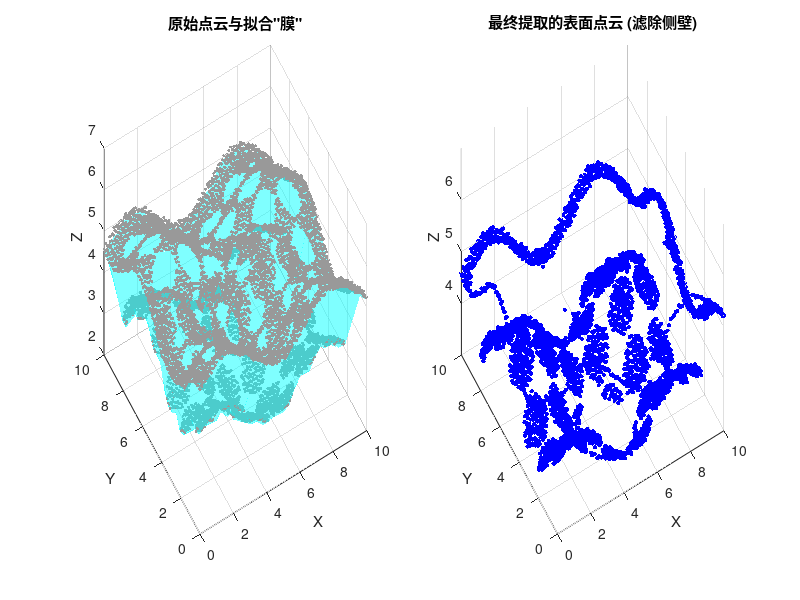

Recreate this plot in MATLAB.
function membrane_fitting_algorithm()
    %% 1. 生成模拟的“蜂窝材料”点云数据 (带有曲面、孔洞和侧壁)
    disp('正在生成模拟点云数据...');
    [X, Y] = meshgrid(0:0.1:10, 0:0.1:10);
    Z = sin(X)*0.5 + cos(Y)*0.5 + 5; % 基础曲面
    
    % 挖去孔洞，模拟蜂窝结构
    mask = false(size(X));
    for cx = 1:1.5:9
        for cy = 1:1.5:9
            dist = (X - cx).^2 + (Y - cy).^2;
            mask(dist < 0.4) = true; % 孔洞半径
        end
    end
    
    % 分离表面点和侧壁点
    X_surf = X(~mask); Y_surf = Y(~mask); Z_surf = Z(~mask);
    X_wall = X(mask);  Y_wall = Y(mask);  Z_wall = Z(mask) - 1.5; % 侧壁点Z值较低
    
    ptCloud = [X_surf(:), Y_surf(:), Z_surf(:); X_wall(:), Y_wall(:), Z_wall(:)];
    % 加入随机噪声
    ptCloud(:,3) = ptCloud(:,3) + randn(size(ptCloud(:,3))) * 0.03; 
    max_z_data = max(ptCloud(:,3));

    %% 2. 初始化“种子” (对应流程图：初始化“种子”)
    disp('初始化种子网格...');
    grid_res = 0.4; % 种子的数据密度，可自主设定
    x_edges = min(ptCloud(:,1)) : grid_res : max(ptCloud(:,1));
    y_edges = min(ptCloud(:,2)) : grid_res : max(ptCloud(:,2));
    [X_grid, Y_grid] = meshgrid(x_edges, y_edges);
    [Ny, Nx] = size(X_grid);
    
    % 初始化在点云面轮廓的下方
    Z_grid = ones(Ny, Nx) * (min(ptCloud(:,3)) - 0.5); 
    step_size = 0.1; % 步长选为0.1

    %% 3. 数据预处理：将点云分配到网格单元中，极大提升计算速度
    % 模拟流程图中的“某种子与周围四个构成的面”
    dx = grid_res; dy = grid_res;
    cell_data = cell(Ny-1, Nx-1);
    for c_i = 1:Nx-1
        for c_j = 1:Ny-1
            x_min = X_grid(1, c_i); x_max = X_grid(1, c_i+1);
            y_min = Y_grid(c_j, 1); y_max = Y_grid(c_j+1, 1);
            
            % 找到落入该网格单元的点
            idx = ptCloud(:,1) >= x_min & ptCloud(:,1) <= x_max & ...
                  ptCloud(:,2) >= y_min & ptCloud(:,2) <= y_max;
            pts = ptCloud(idx, :);
            
            if ~isempty(pts)
                % 计算局部归一化坐标 u, v (用于双线性插值表示膜的面Z)
                u = (pts(:,1) - x_min) / dx;
                v = (pts(:,2) - y_min) / dy;
                cell_data{c_j, c_i} = [pts(:,1), pts(:,2), pts(:,3), u, v];
            end
        end
    end

    %% 4. 迭代更新 (核心算法流程)
    disp('开始迭代更新种子...');
    active_seeds = true(Ny, Nx); % 需要更新的“种子”
    iter = 0;
    
    % 对应流程图：所有种子的更新度均为0 时退出循环
    while any(active_seeds(:))
        iter = iter + 1;
        
        for i = 1:Nx
            for j = 1:Ny
                if ~active_seeds(j,i)
                    continue; 
                end
                
                % 对应流程图：某“种子”Z坐标以0.1步长增长
                Z_grid(j,i) = Z_grid(j,i) + step_size;
                
                % 安全限制：防止大孔洞中心无限生长
                if Z_grid(j,i) > max_z_data + 0.5
                    Z_grid(j,i) = Z_grid(j,i) - step_size;
                    active_seeds(j,i) = false;
                    continue;
                end
                
                collision = false;
                
                % 对应流程图：判断 数据点Z > 膜面Z 
                % 检查该种子周围的4个网格单元（即相关的三角形/面）
                for c_i = max(1, i-1) : min(Nx-1, i)
                    for c_j = max(1, j-1) : min(Ny-1, j)
                        data = cell_data{c_j, c_i};
                        if isempty(data), continue; end
                        
                        z_data = data(:,3);
                        u = data(:,4); 
                        v = data(:,5);
                        
                        % 提取当前4个顶点的Z值
                        z00 = Z_grid(c_j, c_i);
                        z10 = Z_grid(c_j, c_i+1);
                        z01 = Z_grid(c_j+1, c_i);
                        z11 = Z_grid(c_j+1, c_i+1);
                        
                        % 计算膜在数据点(x,y)处的Z值 (双线性面拟合)
                        z_mem = (1-u).*(1-v).*z00 + u.*(1-v).*z10 + (1-u).*v.*z01 + u.*v.*z11;
                        
                        % 如果膜长得比数据点还高了（发生碰撞穿透）
                        if any(z_mem > z_data)
                            collision = true;
                            break;
                        end
                    end
                    if collision, break; end
                end
                
                % 对应流程图的分支处理
                if collision
                    % N, 退0.1，该种子完成更新
                    Z_grid(j,i) = Z_grid(j,i) - step_size;
                    active_seeds(j,i) = false;
                else
                    % Y，该种子这轮更新成功，等待下一轮继续
                end
            end
        end
    end
    disp(['迭代完成！共进行了 ', num2str(iter), ' 次全局迭代。']);

    %% 5. 提取面型点云 (把“膜”附近的有用点云数据保存)
    disp('正在提取有效面型点云...');
    extracted_pts = [];
    threshold = 0.3; % 膜附近的距离阈值
    
    for c_i = 1:Nx-1
        for c_j = 1:Ny-1
            data = cell_data{c_j, c_i};
            if isempty(data), continue; end
            
            x = data(:,1); y = data(:,2); z_data = data(:,3);
            u = data(:,4); v = data(:,5);
            
            z00 = Z_grid(c_j, c_i); z10 = Z_grid(c_j, c_i+1);
            z01 = Z_grid(c_j+1, c_i); z11 = Z_grid(c_j+1, c_i+1);
            z_mem = (1-u).*(1-v).*z00 + u.*(1-v).*z10 + (1-u).*v.*z01 + u.*v.*z11;
            
            % 筛选出距离膜较近的点，去除深孔侧壁点
            keep_idx = abs(z_data - z_mem) < threshold; 
            extracted_pts = [extracted_pts; x(keep_idx), y(keep_idx), z_data(keep_idx)];
        end
    end

    %% 6. 可视化结果
    figure('Color', 'w', 'Position', [100, 100, 900, 400]);
    
    % 子图1：原始点云与拟合的膜
    subplot(1,2,1);
    scatter3(ptCloud(:,1), ptCloud(:,2), ptCloud(:,3), 5, [0.6 0.6 0.6], 'filled'); % 灰色原点云
    hold on;
    surf(X_grid, Y_grid, Z_grid, 'FaceAlpha', 0.5, 'EdgeColor', 'none', 'FaceColor', 'cyan');
    title('原始点云与拟合"膜"');
    xlabel('X'); ylabel('Y'); zlabel('Z');
    view(-30, 45); grid on;
    
    % 子图2：提取出的干净面型点云
    subplot(1,2,2);
    scatter3(extracted_pts(:,1), extracted_pts(:,2), extracted_pts(:,3), 10, 'b', 'filled');
    title('最终提取的表面点云 (滤除侧壁)');
    xlabel('X'); ylabel('Y'); zlabel('Z');
    view(-30, 45); grid on;
    axis([0 10 0 10 min(Z_surf(:))-1 max(Z_surf(:))+1]);
end
